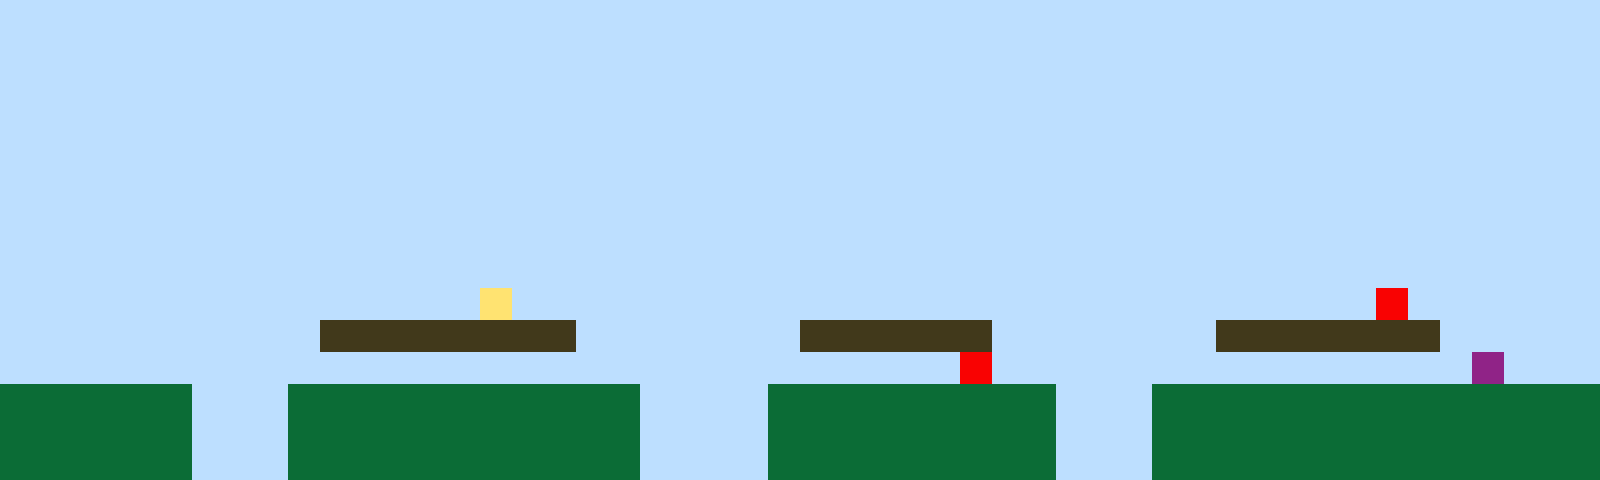

A level layout from a 2D game, rendered from its tile map. Below: a short description, then the map file with its tile-grid data intact:
An orthogonal 50x15 tile map with 32x32 px tiles, 1 tile layer (Tile Layer 1).

<map version="1.10" tiledversion="1.11.2" orientation="orthogonal" renderorder="right-up" width="50" height="15" tilewidth="32" tileheight="32" infinite="0" nextlayerid="2" nextobjectid="1"><editorsettings><export target="map1.csv" format="csv" /></editorsettings><tileset firstgid="1" name="sprites" tilewidth="32" tileheight="32" tilecount="6" columns="3"><image source="sprites.png" width="96" height="64" /></tileset><layer id="1" name="Tile Layer 1" width="50" height="15"><data encoding="csv">1,1,1,1,1,1,1,1,1,1,1,1,1,1,1,1,1,1,1,1,1,1,1,1,1,1,1,1,1,1,1,1,1,1,1,1,1,1,1,1,1,1,1,1,1,1,1,1,1,1,1,1,1,1,1,1,1,1,1,1,1,1,1,1,1,1,1,1,1,1,1,1,1,1,1,1,1,1,1,1,1,1,1,1,1,1,1,1,1,1,1,1,1,1,1,1,1,1,1,1,1,1,1,1,1,1,1,1,1,1,1,1,1,1,1,1,1,1,1,1,1,1,1,1,1,1,1,1,1,1,1,1,1,1,1,1,1,1,1,1,1,1,1,1,1,1,1,1,1,1,1,1,1,1,1,1,1,1,1,1,1,1,1,1,1,1,1,1,1,1,1,1,1,1,1,1,1,1,1,1,1,1,1,1,1,1,1,1,1,1,1,1,1,1,1,1,1,1,1,1,1,1,1,1,1,1,1,1,1,1,1,1,1,1,1,1,1,1,1,1,1,1,1,1,1,1,1,1,1,1,1,1,1,1,1,1,1,1,1,1,1,1,1,1,1,1,1,1,1,1,1,1,1,1,1,1,1,1,1,1,1,1,1,1,1,1,1,1,1,1,1,1,1,1,1,1,1,1,1,1,1,1,1,1,1,1,1,1,1,1,1,1,1,1,1,1,1,1,1,1,1,1,1,1,1,1,1,1,1,1,1,1,1,1,1,1,1,1,1,1,1,1,1,1,1,1,1,1,1,1,1,1,1,1,1,1,1,1,1,1,1,1,1,1,1,1,1,1,1,1,1,1,1,1,1,1,1,1,1,1,1,1,1,1,1,1,1,1,1,1,1,1,1,1,1,1,1,1,1,1,1,1,1,1,1,1,1,1,1,1,1,1,1,1,1,1,1,1,1,1,1,1,1,1,1,1,1,1,1,1,1,1,1,1,1,1,1,1,1,1,1,1,1,1,1,1,1,1,1,1,1,1,1,1,1,1,1,1,1,1,1,1,1,1,1,1,1,1,1,1,1,1,1,1,1,1,1,1,1,1,1,1,1,1,1,4,1,1,1,1,1,1,1,1,1,1,1,1,1,1,1,1,1,1,1,1,1,1,1,1,1,1,1,5,1,1,1,1,1,1,1,1,1,1,1,1,1,1,1,1,3,3,3,3,3,3,3,3,1,1,1,1,1,1,1,3,3,3,3,3,3,1,1,1,1,1,1,1,3,3,3,3,3,3,3,1,1,1,1,1,1,1,1,1,1,1,1,1,1,1,1,1,1,1,1,1,1,1,1,1,1,1,1,1,1,1,1,1,1,1,5,1,1,1,1,1,1,1,1,1,1,1,1,1,1,1,6,1,1,1,2,2,2,2,2,2,1,1,1,2,2,2,2,2,2,2,2,2,2,2,1,1,1,1,2,2,2,2,2,2,2,2,2,1,1,1,2,2,2,2,2,2,2,2,2,2,2,2,2,2,2,2,2,2,2,2,1,1,1,2,2,2,2,2,2,2,2,2,2,2,1,1,1,1,2,2,2,2,2,2,2,2,2,1,1,1,2,2,2,2,2,2,2,2,2,2,2,2,2,2,2,2,2,2,2,2,1,1,1,2,2,2,2,2,2,2,2,2,2,2,1,1,1,1,2,2,2,2,2,2,2,2,2,1,1,1,2,2,2,2,2,2,2,2,2,2,2,2,2,2</data></layer></map>
